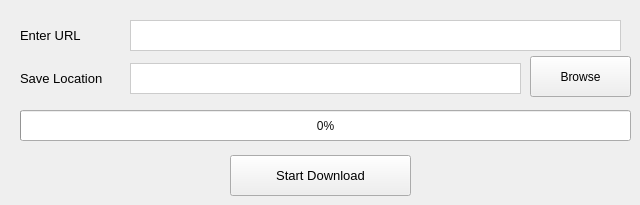
    <widget class="QWidget" name="tab">
     <attribute name="title">
      <string> Download Any File</string>
     </attribute>
     <widget class="QLabel" name="label">
      <property name="geometry">
       <rect>
        <x>20</x>
        <y>20</y>
        <width>71</width>
        <height>31</height>
       </rect>
      </property>
      <property name="minimumSize">
       <size>
        <width>0</width>
        <height>0</height>
       </size>
      </property>
      <property name="font">
       <font>
        <pointsize>10</pointsize>
       </font>
      </property>
      <property name="text">
       <string>Enter URL</string>
      </property>
     </widget>
     <widget class="QLineEdit" name="locationText">
      <property name="geometry">
       <rect>
        <x>130</x>
        <y>63</y>
        <width>391</width>
        <height>31</height>
       </rect>
      </property>
      <property name="styleSheet">
       <string notr="true">QLineEdit {
	border: 1px solid #ccc;
}</string>
      </property>
     </widget>
     <widget class="QProgressBar" name="progressBar">
      <property name="geometry">
       <rect>
        <x>20</x>
        <y>110</y>
        <width>611</width>
        <height>31</height>
       </rect>
      </property>
      <property name="styleSheet">
       <string notr="true">QProgressBar {
	color: #111;

}</string>
      </property>
      <property name="value">
       <number>0</number>
      </property>
     </widget>
     <widget class="QLineEdit" name="urlText">
      <property name="geometry">
       <rect>
        <x>130</x>
        <y>20</y>
        <width>491</width>
        <height>31</height>
       </rect>
      </property>
      <property name="styleSheet">
       <string notr="true">QLineEdit {
	border: 1px solid #ccc;
}</string>
      </property>
     </widget>
     <widget class="QLabel" name="label_2">
      <property name="geometry">
       <rect>
        <x>20</x>
        <y>63</y>
        <width>101</width>
        <height>31</height>
       </rect>
      </property>
      <property name="font">
       <font>
        <pointsize>10</pointsize>
       </font>
      </property>
      <property name="text">
       <string>Save Location</string>
      </property>
     </widget>
     <widget class="QPushButton" name="downloadBtn">
      <property name="geometry">
       <rect>
        <x>230</x>
        <y>155</y>
        <width>181</width>
        <height>41</height>
       </rect>
      </property>
      <property name="font">
       <font>
        <pointsize>10</pointsize>
       </font>
      </property>
      <property name="cursor">
       <cursorShape>PointingHandCursor</cursorShape>
      </property>
      <property name="styleSheet">
       <string notr="true"/>
      </property>
      <property name="text">
       <string>Start Download</string>
      </property>
     </widget>
     <widget class="QPushButton" name="browseBtn">
      <property name="geometry">
       <rect>
        <x>530</x>
        <y>56</y>
        <width>101</width>
        <height>41</height>
       </rect>
      </property>
      <property name="font">
       <font>
        <pointsize>9</pointsize>
       </font>
      </property>
      <property name="cursor">
       <cursorShape>PointingHandCursor</cursorShape>
      </property>
      <property name="text">
       <string>Browse</string>
      </property>
     </widget>
    </widget>
